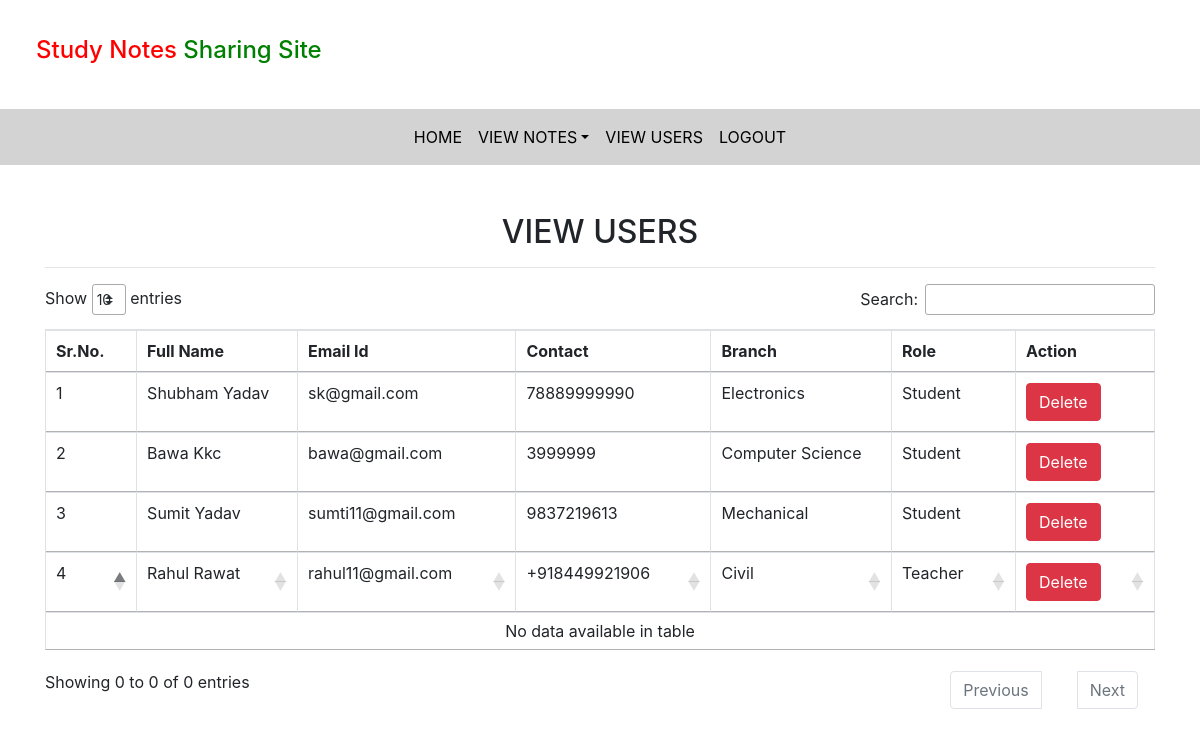
/view_userse/ (signed in), run on the app's committed database.
### notes/models.py (models this page shows, shortened)
class Signup(models.Model):
    user=models.ForeignKey(User,on_delete=models.CASCADE)
    contact=models.CharField(max_length=10,null=True)
    branch=models.CharField(max_length=30)
    role=models.CharField(max_length=15)

### notes/views.py (the view)
# urls.py: path('view_userse/',views.view_users,name="view_users"),
def view_users(request):
    if not request.user.is_authenticated:
        return redirect('login_admin')
    users=Signup.objects.all()
    error=False
    d={'users':users}
    return render(request,'view_users.html',d)

### notes/templates/view_users.html (shortened to what this page needs)
{% extends 'admin_nav.html' %}
 {% load static %}
 {% block body %}
 <link rel="stylesheet" href="https://cdnjs.cloudflare.com/ajax/libs/twitter-bootstrap/4.5.2/css/bootstrap.css">
 <link rel="stylesheet" href="https://cdn.datatables.net/1.10.22/css/dataTables.bootstrap4.min.css">
 <div class="container mt-5">
   <h2 class="text-center">VIEW USERS</h2>
   <hr>
   <table class="table table-bordered" id="example">
     <thead>
       <tr>
         <th>Sr.No.</th>
         <th>Full Name</th>
         <th>Email Id</th>
         <th>Contact</th>
         <th>Branch</th>
         <th>Role</th>
         <th>Action</th>
       </tr>
       {% for i in users  %}
       <tr>
         <td>{{forloop.counter}}</td>
         <td style="text-transform:capitalize">{{i.user.first_name}} {{i.user.last_name}} </td>
         <td>{{i.user.username}}</td>
         <td>{{i.contact}}</td>
         <td>{{i.branch}}</td>
         <td>{{i.role}}</td>
         <td><a href="{% url 'delete_users' i.user.id %}" class=" btn btn-danger" onclick="return confirm('Are you sure?')">Delete</a></td>
       </tr>
       {% endfor %}
     </thead>
   </table>
 </div>
 {% endblock body %}

### data on the page
Signup: user.first_name "Shubham", user.last_name "Yadav", user.username "sk@gmail.com", contact "78889999990", branch "Electronics", role "Student"
Signup: user.first_name "Bawa", user.last_name "Kkc", user.username "bawa@gmail.com", contact "3999999", branch "Computer Science", role "Student"
Signup: user.first_name "Sumit", user.last_name "Yadav", user.username "sumti11@gmail.com", contact "9837219613", branch "Mechanical", role "Student"
Signup: user.first_name "Rahul", user.last_name "Rawat", user.username "rahul11@gmail.com", contact "+918449921906", branch "Civil", role "Teacher"
